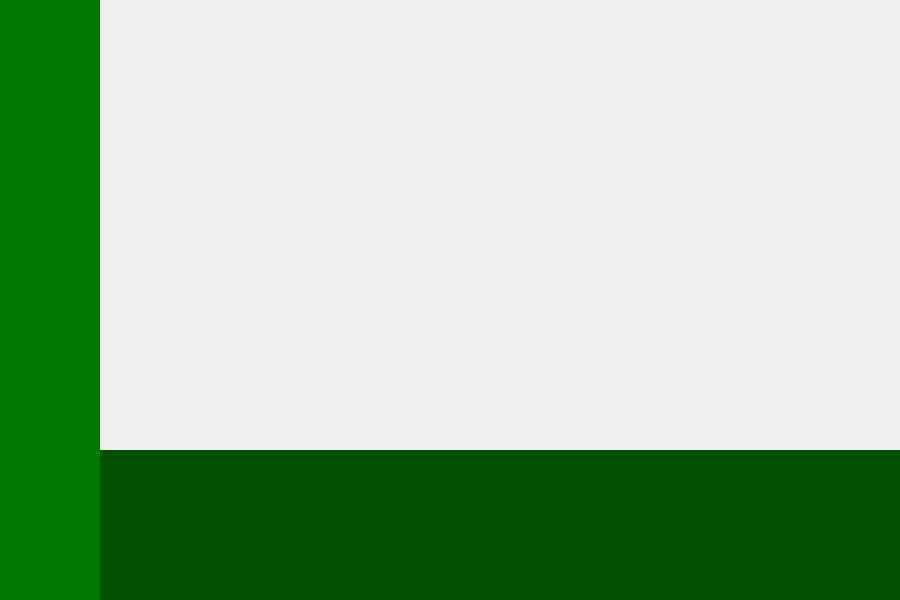
<?xml version="1.0" encoding="UTF-8"?>
<ui version="4.0">
 <class>Form</class>
 <widget class="QWidget" name="Form">
  <property name="geometry">
   <rect>
    <x>0</x>
    <y>0</y>
    <width>900</width>
    <height>600</height>
   </rect>
  </property>
  <property name="mouseTracking">
   <bool>true</bool>
  </property>
  <property name="windowTitle">
   <string>Form</string>
  </property>
  <widget class="QLabel" name="label">
   <property name="geometry">
    <rect>
     <x>100</x>
     <y>0</y>
     <width>800</width>
     <height>450</height>
    </rect>
   </property>
   <property name="text">
    <string/>
   </property>
   <property name="scaledContents">
    <bool>true</bool>
   </property>
  </widget>
  <widget class="QWidget" name="widget" native="true">
   <property name="geometry">
    <rect>
     <x>0</x>
     <y>0</y>
     <width>100</width>
     <height>600</height>
    </rect>
   </property>
   <property name="styleSheet">
    <string notr="true">background-color: rgb(0, 120, 0);</string>
   </property>
  </widget>
  <widget class="QWidget" name="widget_2" native="true">
   <property name="geometry">
    <rect>
     <x>100</x>
     <y>450</y>
     <width>800</width>
     <height>150</height>
    </rect>
   </property>
   <property name="autoFillBackground">
    <bool>false</bool>
   </property>
   <property name="styleSheet">
    <string notr="true">background-color: rgb(0, 80, 0);</string>
   </property>
  </widget>
 </widget>
 <resources/>
 <connections/>
</ui>
